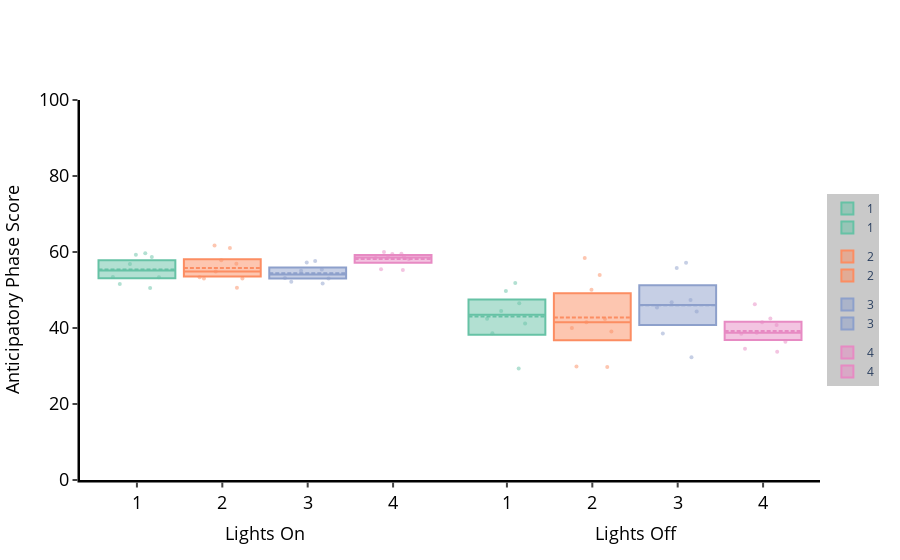

The notebook cell saved with this chart:
### Code cell
f, x = dfp.plot_anticipation_score('moving', facet_col = 'exp_group', lights_off = 15)
f.show()

### Figure 1 — Plotly figure (JSON) as saved in the notebook; plotly's stock layout.template omitted (floating-point values rounded to 4 significant figures)
{"data": [{"boxpoints": false, "jitter": 0.75, "legendgroup": "1", "marker": {"color": "rgb(102,194,165)"}, "mean": [55.41], "median": [55.12], "name": "1", "pointpos": 0, "q1": [53.09], "q3": [57.8], "showlegend": true, "type": "box", "width": 0.9, "x": ["1"], "xaxis": "x"}, {"boxpoints": "all", "fillcolor": "rgba(0,0,0,0)", "jitter": 0.75, "legendgroup": "1", "line": {"color": "rgba(0,0,0,0)"}, "marker": {"color": "rgb(102,194,165)", "opacity": 0.5, "size": 4}, "name": "1", "pointpos": 0, "showlegend": false, "type": "box", "width": 0.9, "x": ["1", "1", "1", "1", "1", "1", "1", "1"], "xaxis": "x", "y": [53.42, 56.82, 50.54, 59.29, 53.33, 51.57, 59.67, 58.67]}, {"boxpoints": false, "jitter": 0.75, "legendgroup": "2", "marker": {"color": "rgb(252,141,98)"}, "mean": [55.82], "median": [54.87], "name": "2", "pointpos": 0, "q1": [53.54], "q3": [58.1], "showlegend": true, "type": "box", "width": 0.9, "x": ["2"], "xaxis": "x"}, {"boxpoints": "all", "fillcolor": "rgba(0,0,0,0)", "jitter": 0.75, "legendgroup": "2", "line": {"color": "rgba(0,0,0,0)"}, "marker": {"color": "rgb(252,141,98)", "opacity": 0.5, "size": 4}, "name": "2", "pointpos": 0, "showlegend": false, "type": "box", "width": 0.9, "x": ["2", "2", "2", "2", "2", "2", "2", "2", "2"], "xaxis": "x", "y": [61.02, 53.03, 53.04, 54.87, 50.62, 57.83, 53.33, 56.9, 61.74]}, {"boxpoints": false, "jitter": 0.75, "legendgroup": "3", "marker": {"color": "rgb(141,160,203)"}, "mean": [54.43], "median": [54.1], "name": "3", "pointpos": 0, "q1": [53.05], "q3": [55.9], "showlegend": true, "type": "box", "width": 0.9, "x": ["3"], "xaxis": "x"}, {"boxpoints": "all", "fillcolor": "rgba(0,0,0,0)", "jitter": 0.75, "legendgroup": "3", "line": {"color": "rgba(0,0,0,0)"}, "marker": {"color": "rgb(141,160,203)", "opacity": 0.5, "size": 4}, "name": "3", "pointpos": 0, "showlegend": false, "type": "box", "width": 0.9, "x": ["3", "3", "3", "3", "3", "3", "3", "3"], "xaxis": "x", "y": [57.26, 51.71, 55.4, 55.06, 52.18, 53.14, 53.02, 57.64]}, {"boxpoints": false, "jitter": 0.75, "legendgroup": "4", "marker": {"color": "rgb(231,138,195)"}, "mean": [58.19], "median": [58.58], "name": "4", "pointpos": 0, "q1": [57.14], "q3": [59.22], "showlegend": true, "type": "box", "width": 0.9, "x": ["4"], "xaxis": "x"}, {"boxpoints": "all", "fillcolor": "rgba(0,0,0,0)", "jitter": 0.75, "legendgroup": "4", "line": {"color": "rgba(0,0,0,0)"}, "marker": {"color": "rgb(231,138,195)", "opacity": 0.5, "size": 4}, "name": "4", "pointpos": 0, "showlegend": false, "type": "box", "width": 0.9, "x": ["4", "4", "4", "4", "4", "4", "4", "4", "4"], "xaxis": "x", "y": [55.47, 58.58, 58.44, 55.28, 59.97, 58.79, 59.48, 59.51, 58.17]}, {"boxpoints": false, "jitter": 0.75, "legendgroup": "1", "marker": {"color": "rgb(102,194,165)"}, "mean": [43.02], "median": [43.48], "name": "1", "pointpos": 0, "q1": [38.24], "q3": [47.48], "showlegend": true, "type": "box", "width": 0.9, "x": ["1"], "xaxis": "x2"}, {"boxpoints": "all", "fillcolor": "rgba(0,0,0,0)", "jitter": 0.75, "legendgroup": "1", "line": {"color": "rgba(0,0,0,0)"}, "marker": {"color": "rgb(102,194,165)", "opacity": 0.5, "size": 4}, "name": "1", "pointpos": 0, "showlegend": false, "type": "box", "width": 0.9, "x": ["1", "1", "1", "1", "1", "1", "1", "1"], "xaxis": "x2", "y": [44.49, 29.31, 46.55, 49.73, 42.46, 51.84, 41.18, 38.59]}, {"boxpoints": false, "jitter": 0.75, "legendgroup": "2", "marker": {"color": "rgb(252,141,98)"}, "mean": [42.79], "median": [41.54], "name": "2", "pointpos": 0, "q1": [36.76], "q3": [49.15], "showlegend": true, "type": "box", "width": 0.9, "x": ["2"], "xaxis": "x2"}, {"boxpoints": "all", "fillcolor": "rgba(0,0,0,0)", "jitter": 0.75, "legendgroup": "2", "line": {"color": "rgba(0,0,0,0)"}, "marker": {"color": "rgb(252,141,98)", "opacity": 0.5, "size": 4}, "name": "2", "pointpos": 0, "showlegend": false, "type": "box", "width": 0.9, "x": ["2", "2", "2", "2", "2", "2", "2", "2", "2"], "xaxis": "x2", "y": [53.95, 39.09, 50.07, 29.89, 58.45, 29.76, 42.34, 41.54, 40]}, {"boxpoints": false, "jitter": 0.75, "legendgroup": "3", "marker": {"color": "rgb(141,160,203)"}, "mean": [45.96], "median": [46.08], "name": "3", "pointpos": 0, "q1": [40.77], "q3": [51.26], "showlegend": true, "type": "box", "width": 0.9, "x": ["3"], "xaxis": "x2"}, {"boxpoints": "all", "fillcolor": "rgba(0,0,0,0)", "jitter": 0.75, "legendgroup": "3", "line": {"color": "rgba(0,0,0,0)"}, "marker": {"color": "rgb(141,160,203)", "opacity": 0.5, "size": 4}, "name": "3", "pointpos": 0, "showlegend": false, "type": "box", "width": 0.9, "x": ["3", "3", "3", "3", "3", "3", "3", "3"], "xaxis": "x2", "y": [32.29, 46.79, 45.38, 44.35, 57.18, 47.39, 55.77, 38.54]}, {"boxpoints": false, "jitter": 0.75, "legendgroup": "4", "marker": {"color": "rgb(231,138,195)"}, "mean": [39.22], "median": [38.75], "name": "4", "pointpos": 0, "q1": [36.81], "q3": [41.63], "showlegend": true, "type": "box", "width": 0.9, "x": ["4"], "xaxis": "x2"}, {"boxpoints": "all", "fillcolor": "rgba(0,0,0,0)", "jitter": 0.75, "legendgroup": "4", "line": {"color": "rgba(0,0,0,0)"}, "marker": {"color": "rgb(231,138,195)", "opacity": 0.5, "size": 4}, "name": "4", "pointpos": 0, "showlegend": false, "type": "box", "width": 0.9, "x": ["4", "4", "4", "4", "4", "4", "4", "4", "4"], "xaxis": "x2", "y": [38.75, 33.76, 42.52, 34.53, 40.81, 41.52, 38.46, 46.27, 36.35]}], "layout": {"legend": {"bgcolor": "rgba(201, 201, 201, 1)", "bordercolor": "grey", "font": {"size": 12}, "x": 1.01, "y": 0.5}, "plot_bgcolor": "white", "title": {"text": ""}, "xaxis": {"domain": [0, 0.5], "linecolor": "black", "linewidth": 2.5, "showgrid": false, "tickfont": {"color": "black", "size": 18}, "ticks": "outside", "tickwidth": 2, "title": {"font": {"color": "black", "size": 18}, "text": "Lights On"}, "type": "-", "zeroline": false}, "xaxis2": {"domain": [0.5, 1], "linecolor": "black", "linewidth": 2.5, "showgrid": false, "tickfont": {"color": "black", "size": 18}, "ticks": "outside", "tickwidth": 2, "title": {"font": {"color": "black", "size": 18}, "text": "Lights Off"}, "type": "-", "zeroline": false}, "yaxis": {"dtick": 20, "linecolor": "black", "linewidth": 2.5, "range": [0, 100], "rangemode": "tozero", "showgrid": false, "tick0": 0, "tickfont": {"color": "black", "size": 18}, "ticks": "outside", "tickwidth": 2, "title": {"font": {"color": "black", "size": 18}, "text": "Anticipatory Phase Score"}, "type": "-", "zeroline": false}}}
